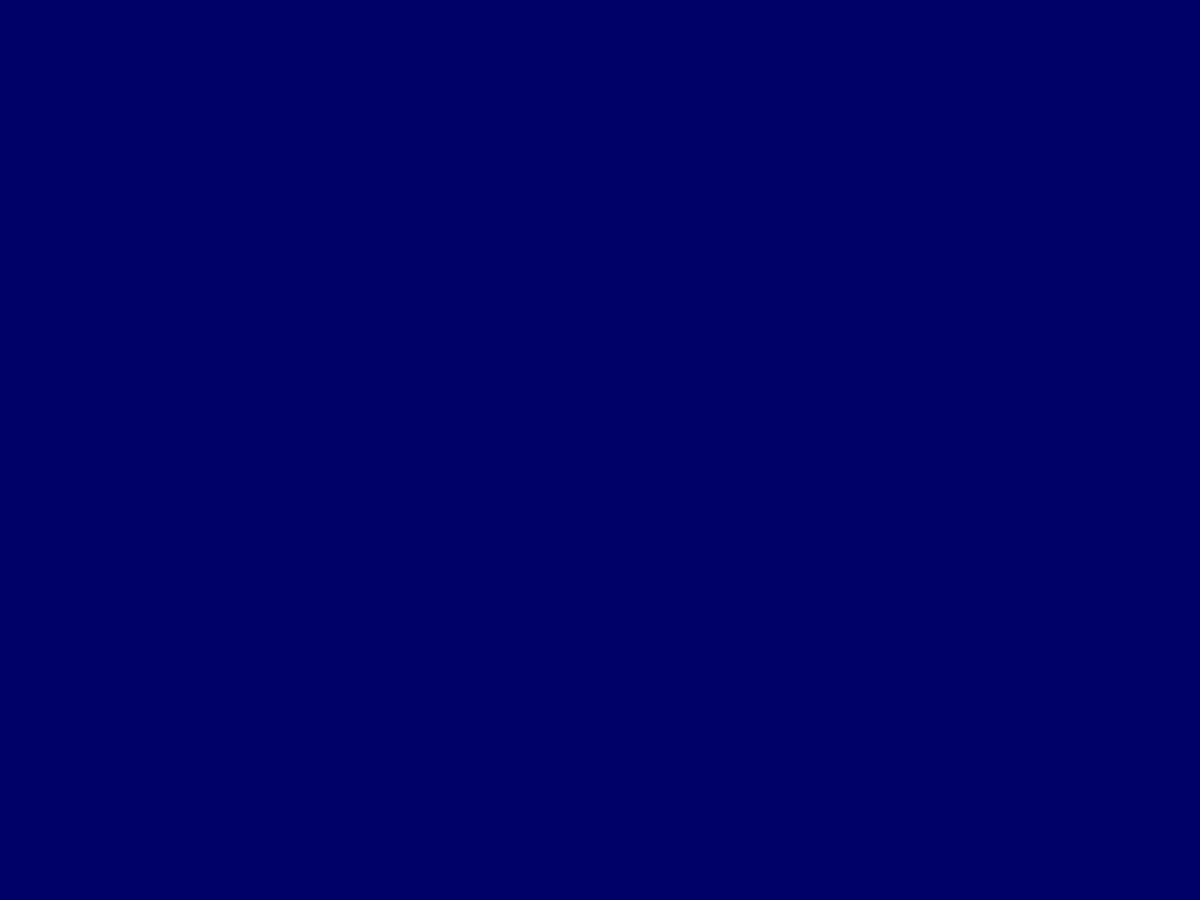
Frame 1 (no input)
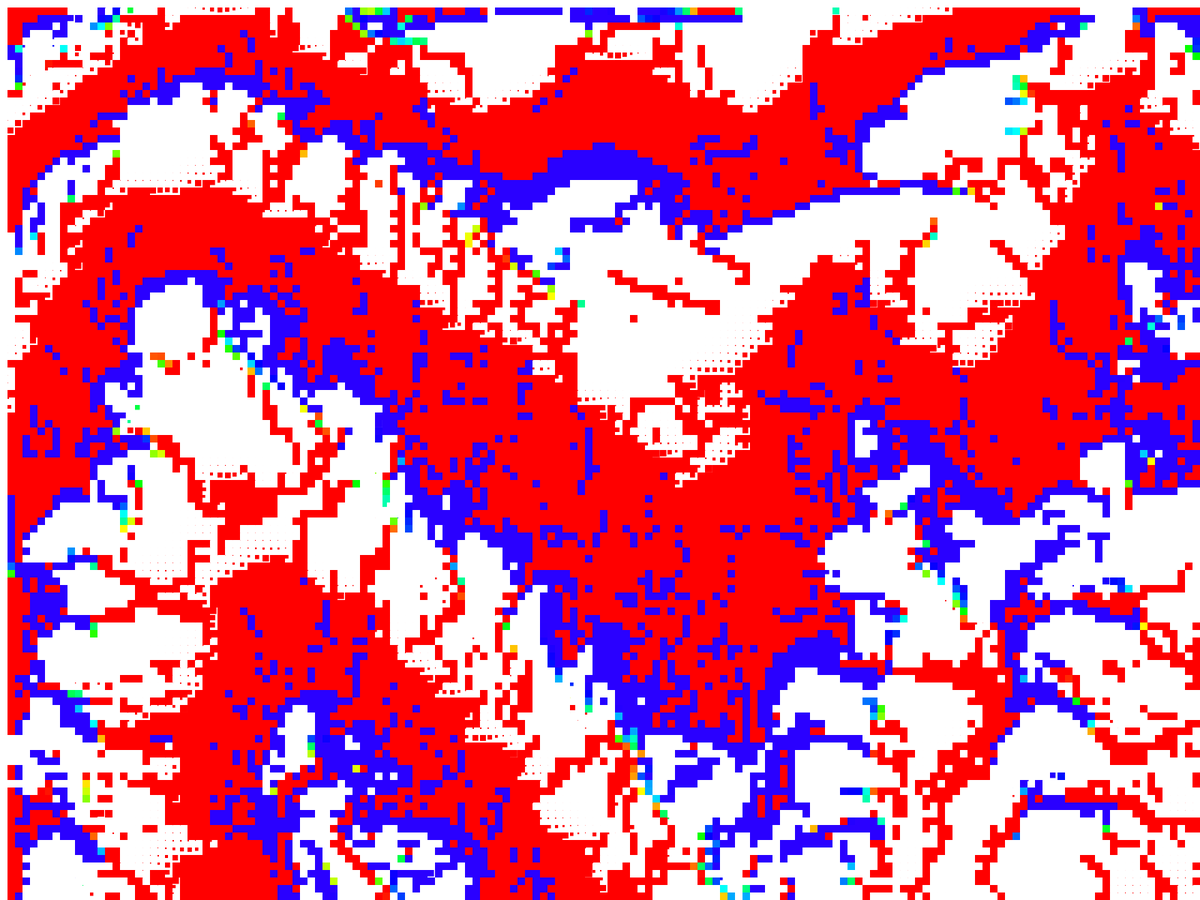
Frame 60 (the mouse pressed at the canvas centre just before this capture)
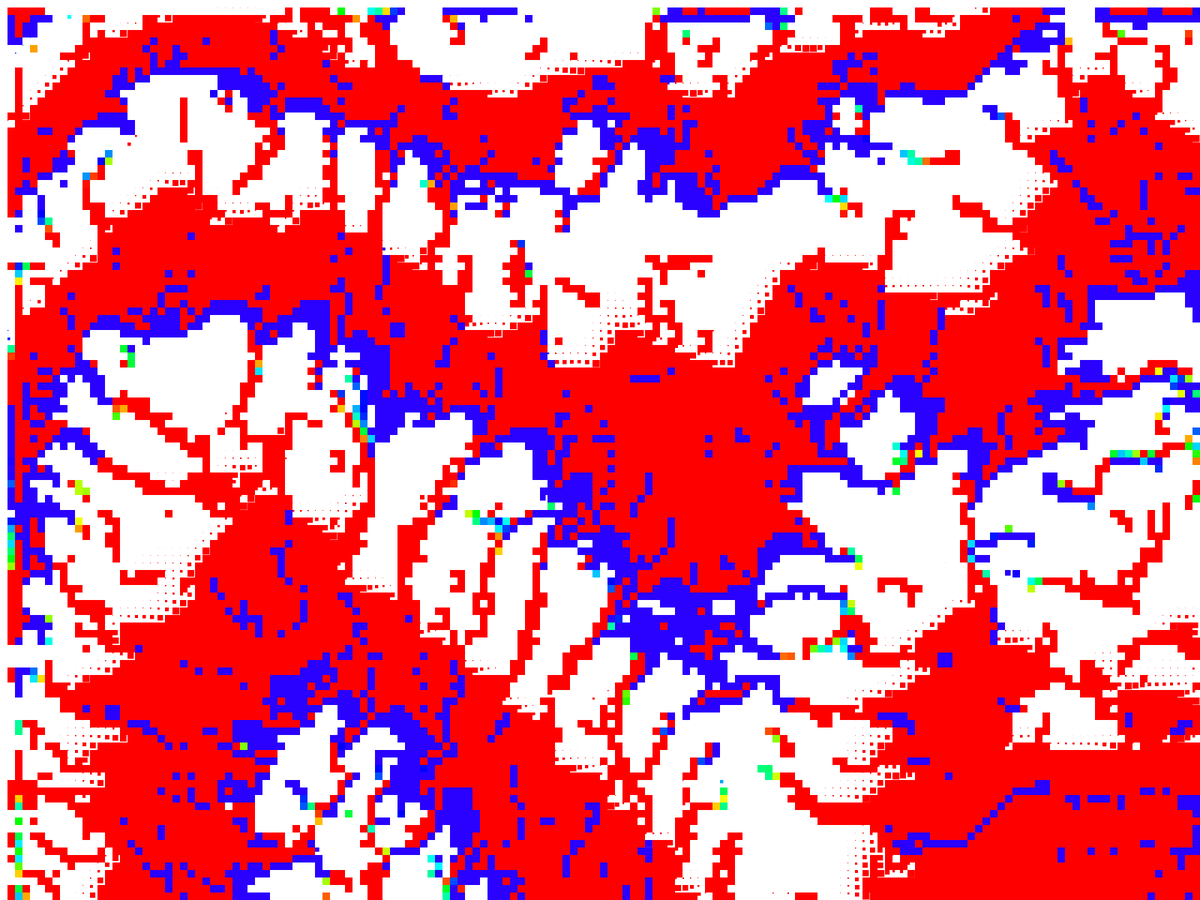
Frame 120 (the mouse held since frame 60 and released just before this capture)

The Processing sketch that drew these frames (run headless with seeded random() and noise(); from frame 60 on, the mouse is pressed at the canvas centre):

// Processing sketch: social7
// ── social7.pde
Data[][] datas;
int gridInterval = 10;
float zoff = 0;

void setup(){
  fullScreen(JAVA2D);
  datas = new Data[(int)(width/gridInterval)+3][(int)(height/gridInterval)+3];
  for(int y = 0; y < (int)(height/gridInterval)+3; y++){
    for(int x = 0; x < (int)(width/gridInterval)+3; x++){
      Data data = new Data();
      datas[x][y] = data;
    }
  }
  noStroke();
}

void draw(){
  background(360);
  float yoff = 0;;
  for(int y = 1; y < (int)(height/gridInterval)+2; y++){
    float xoff = 0;
    for(int x = 1; x < (int)(width/gridInterval)+2; x++){
      Data data = datas[x][y];
        spread(x, y);
      if(random(0, 1) < 0.00005){
        data.things = random(100000000, 1000000000);
      }
      if(random(0, 1) < 0.00000001){
        data.amount += random(0, 100000000);
        data.tier = random(1000000, 10000000);
      }
      if(data.amount > 0){
        data.things += data.tier*100000;
        data.amount -= data.tier;
      }
      if(data.poplation < data.things){
        data.things -= data.poplation;
        data.poplation = data.poplation*1.0001+data.poplation*data.things/2000000000;
      }
      else{
        data.poplation = (int)data.things;
        data.things = 0;
      }
      if(data.poplation < 1){
        data.poplation = 10;
        rect(x*gridInterval, y*gridInterval, ((float)data.poplation/10000)*(float)gridInterval, ((float)data.poplation/10000)*(float)gridInterval);
      }
      else if(data.poplation > 10000){
        data.things *= 1;
              rect(x*gridInterval, y*gridInterval, gridInterval,gridInterval);
      }
      else{
        data.things *= 2;
        rect(x*gridInterval, y*gridInterval, ((float)data.poplation/10000)*(float)gridInterval, ((float)data.poplation/10000)*(float)gridInterval);
      }
      colorMode(HSB, 360, 100, 100, 100);
      fill((-(float)data.things/1000000)*(float)gridInterval+250, 100, 100);
      //rect(x*gridInterval, y*gridInterval, ((float)data.things/10000)*(float)gridInterval, ((float)data.things/10000)*(float)gridInterval);
    }
  }
}

void spread(int x, int y){
  Data data = datas[x][y];
  Data ndata = datas[x][y+1];
  Data edata = datas[x+1][y];
  Data wdata = datas[x-1][y];
  Data sdata = datas[x][y-1];
  Data nedata = datas[x+1][y+1];
  Data nwdata = datas[x-1][y+1];
  Data sedata = datas[x+1][y-1];
  Data swdata = datas[x-1][y-1];
  float totalnum = 0;
  totalnum += ndata.things;
  totalnum += edata.things;
  totalnum += wdata.things;
  totalnum += sdata.things;
  totalnum += nedata.things;
  totalnum += nwdata.things;
  totalnum += sedata.things;
  totalnum += swdata.things;
  data.things = totalnum/8;
}

void mousePressed(){
  Data data = datas[(int)(mouseX/gridInterval)][(int)(mouseY/gridInterval)];
  data.amount = random(0, 10000);
  data.tier = random(0, 50);
}

class Data {
  float poplation = 1;
  //resource;
  float amount = 1000000000;
  float tier = 0;
  float things = 0;
}
